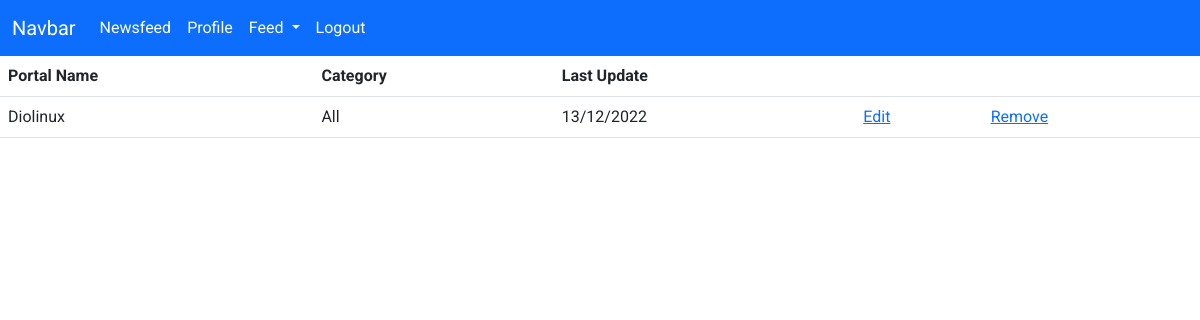
Screenshot of /feed/list (signed in) with the database file from the repository.
### app/models/Feed.py (models this page shows, shortened)
class Feed(db.Model):
    __tablename__ = 'feeds'
    id = db.Column(db.Integer, primary_key=True)
    portalname = db.Column(db.String, nullable=False)
    url = db.Column(db.String, nullable=False)
    description = db.Column(db.String)
    edit_date = db.Column(db.Date, nullable=False)
    user_id = db.Column(db.Integer, db.ForeignKey('users.id'))
    category_id = db.Column(db.Integer, db.ForeignKey('categories.id'))
    user = db.relationship('User', foreign_keys=user_id)
    category = db.relationship('Category', foreign_keys=category_id)
    def get_feed():
        stmt = select(Feed.id, Feed.portalname, Feed.url, Category.name, Feed.edit_date).join(
            Feed.category).where(Feed.user_id == current_user.id)
        feed = db.session.execute(stmt).all()
        return feed

### app/models/Category.py (models this page shows, shortened)
class Category(db.Model):
    __tablename__ = 'categories'
    id = db.Column(db.Integer, primary_key=True)
    name = db.Column(db.String, unique=True, nullable=False)

### app/controllers/feed.py (the view)
@app.get("/feed/list")
@login_required
def read_feed():
    feed = Feed.get_feed()
    return render_template("feed_list.html", feeds=feed)

### app/models/User.py (called while the page is built)
    @property
    def is_authenticated(self):
        return True

    @login_manager.user_loader
    def load_user(username):
        return User.query.get(username)

### app/templates/feed_list.html (shortened to what this page needs)
{% extends "layout.html" %}
{% block main %}
<table class="table">
    <thead>
        <tr>
            <th scope="col">Portal Name</th>
            <th scope="col">Category</th>
            <th scope="col">Last Update</th>
            <th scope="col"></th>
            <th scope="col"></th>
        </tr>
    </thead>
    <tbody>
        {% for feed in feeds %}
        <tr>
            <td>{{ feed.portalname }}</td>
            <td>{{ feed.name }}</td>
            <td>{{ feed.edit_date.strftime("%d/%m/%Y") }}</td>
            <td><a href="/feed/edit/{{feed.id}}">Edit</a></td>
            <td><a href="/feed/remove/{{feed.id}}">Remove</a></td>
        </tr>
        {% endfor %}
    </tbody>
</table>
{% endblock %}

### app/static/css/main.css (style rules this page uses)
body { font-family: 'Roboto', sans-serif; }

### rows the page displays
Feed: portalname "Diolinux", name "All", edit_date "13/12/2022"
